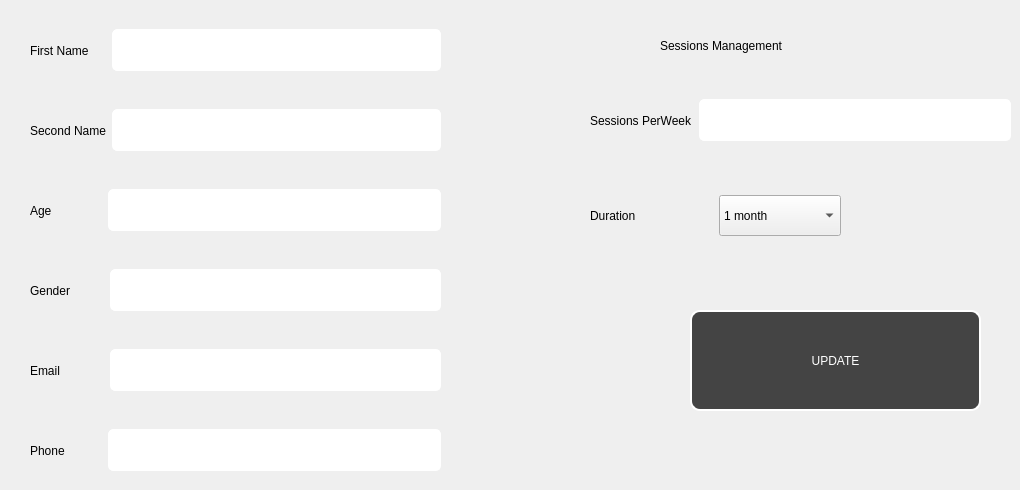
      <widget class="QWidget" name="tab_9">
       <attribute name="title">
        <string>Change member information</string>
       </attribute>
       <widget class="QWidget" name="horizontalLayoutWidget_18">
        <property name="geometry">
         <rect>
          <x>30</x>
          <y>20</y>
          <width>411</width>
          <height>61</height>
         </rect>
        </property>
        <layout class="QHBoxLayout" name="horizontalLayout_19">
         <item>
          <widget class="QLabel" name="label_21">
           <property name="styleSheet">
            <string notr="true">font: 600 12pt &quot;Segoe UI&quot;;</string>
           </property>
           <property name="text">
            <string>First Name     </string>
           </property>
          </widget>
         </item>
         <item>
          <widget class="QLineEdit" name="lineEdit_20">
           <property name="styleSheet">
            <string notr="true">border:1px solid white;
border-radius:5px;
color:white;
height:40px;
padding-left:10px;
font: 700 14pt &quot;Segoe UI&quot;;</string>
           </property>
          </widget>
         </item>
        </layout>
       </widget>
       <widget class="QWidget" name="horizontalLayoutWidget_20">
        <property name="geometry">
         <rect>
          <x>30</x>
          <y>420</y>
          <width>411</width>
          <height>61</height>
         </rect>
        </property>
        <layout class="QHBoxLayout" name="horizontalLayout_21">
         <item>
          <widget class="QLabel" name="label_23">
           <property name="styleSheet">
            <string notr="true">font: 600 12pt &quot;Segoe UI&quot;;</string>
           </property>
           <property name="text">
            <string>Phone           </string>
           </property>
          </widget>
         </item>
         <item>
          <widget class="QLineEdit" name="lineEdit_22">
           <property name="styleSheet">
            <string notr="true">border:1px solid white;
border-radius:5px;
color:white;
height:40px;
padding-left:10px;
font: 700 14pt &quot;Segoe UI&quot;;</string>
           </property>
          </widget>
         </item>
        </layout>
       </widget>
       <widget class="QWidget" name="horizontalLayoutWidget_21">
        <property name="geometry">
         <rect>
          <x>30</x>
          <y>340</y>
          <width>411</width>
          <height>61</height>
         </rect>
        </property>
        <layout class="QHBoxLayout" name="horizontalLayout_22">
         <item>
          <widget class="QLabel" name="label_24">
           <property name="styleSheet">
            <string notr="true">font: 600 12pt &quot;Segoe UI&quot;;</string>
           </property>
           <property name="text">
            <string>Email             </string>
           </property>
          </widget>
         </item>
         <item>
          <widget class="QLineEdit" name="lineEdit_23">
           <property name="styleSheet">
            <string notr="true">border:1px solid white;
border-radius:5px;
color:white;
height:40px;
padding-left:10px;
font: 700 14pt &quot;Segoe UI&quot;;</string>
           </property>
           <property name="placeholderText">
            <string>Write it again</string>
           </property>
          </widget>
         </item>
        </layout>
       </widget>
       <widget class="QWidget" name="horizontalLayoutWidget_22">
        <property name="geometry">
         <rect>
          <x>30</x>
          <y>260</y>
          <width>411</width>
          <height>61</height>
         </rect>
        </property>
        <layout class="QHBoxLayout" name="horizontalLayout_23">
         <item>
          <widget class="QLabel" name="label_25">
           <property name="styleSheet">
            <string notr="true">font: 600 12pt &quot;Segoe UI&quot;;
</string>
           </property>
           <property name="text">
            <string>Gender          </string>
           </property>
          </widget>
         </item>
         <item>
          <widget class="QLineEdit" name="lineEdit_24">
           <property name="styleSheet">
            <string notr="true">border:1px solid white;
border-radius:5px;
color:white;
height:40px;
padding-left:10px;
font: 700 14pt &quot;Segoe UI&quot;;</string>
           </property>
           <property name="placeholderText">
            <string>Write it again</string>
           </property>
          </widget>
         </item>
        </layout>
       </widget>
       <widget class="QWidget" name="horizontalLayoutWidget_23">
        <property name="geometry">
         <rect>
          <x>30</x>
          <y>180</y>
          <width>411</width>
          <height>61</height>
         </rect>
        </property>
        <layout class="QHBoxLayout" name="horizontalLayout_24">
         <item>
          <widget class="QLabel" name="label_26">
           <property name="styleSheet">
            <string notr="true">font: 600 12pt &quot;Segoe UI&quot;;</string>
           </property>
           <property name="text">
            <string>Age               </string>
           </property>
          </widget>
         </item>
         <item>
          <widget class="QLineEdit" name="lineEdit_25">
           <property name="styleSheet">
            <string notr="true">border:1px solid white;
border-radius:5px;
color:white;
height:40px;
padding-left:10px;
font: 700 14pt &quot;Segoe UI&quot;;</string>
           </property>
          </widget>
         </item>
        </layout>
       </widget>
       <widget class="QWidget" name="horizontalLayoutWidget_24">
        <property name="geometry">
         <rect>
          <x>30</x>
          <y>100</y>
          <width>411</width>
          <height>61</height>
         </rect>
        </property>
        <layout class="QHBoxLayout" name="horizontalLayout_25">
         <item>
          <widget class="QLabel" name="label_27">
           <property name="styleSheet">
            <string notr="true">font: 600 12pt &quot;Segoe UI&quot;;</string>
           </property>
           <property name="text">
            <string>Second Name</string>
           </property>
          </widget>
         </item>
         <item>
          <widget class="QLineEdit" name="lineEdit_26">
           <property name="styleSheet">
            <string notr="true">border:1px solid white;
border-radius:5px;
color:white;
height:40px;
padding-left:10px;
font: 700 14pt &quot;Segoe UI&quot;;</string>
           </property>
          </widget>
         </item>
        </layout>
       </widget>
       <widget class="QLabel" name="label_22">
        <property name="geometry">
         <rect>
          <x>660</x>
          <y>10</y>
          <width>321</width>
          <height>71</height>
         </rect>
        </property>
        <property name="text">
         <string>Sessions Management</string>
        </property>
       </widget>
       <widget class="QWidget" name="horizontalLayoutWidget_19">
        <property name="geometry">
         <rect>
          <x>590</x>
          <y>90</y>
          <width>421</width>
          <height>61</height>
         </rect>
        </property>
        <layout class="QHBoxLayout" name="horizontalLayout_20">
         <item>
          <widget class="QLabel" name="label_28">
           <property name="styleSheet">
            <string notr="true">font: 600 12pt &quot;Segoe UI&quot;;</string>
           </property>
           <property name="text">
            <string>Sessions PerWeek</string>
           </property>
          </widget>
         </item>
         <item>
          <widget class="QLineEdit" name="lineEdit_21">
           <property name="styleSheet">
            <string notr="true">border:1px solid white;
border-radius:5px;
color:white;
height:40px;
padding-left:10px;
font: 700 14pt &quot;Segoe UI&quot;;</string>
           </property>
           <property name="text">
            <string/>
           </property>
           <property name="placeholderText">
            <string>Write it again</string>
           </property>
          </widget>
         </item>
        </layout>
       </widget>
       <widget class="QPushButton" name="pushButton_10">
        <property name="geometry">
         <rect>
          <x>690</x>
          <y>310</y>
          <width>291</width>
          <height>101</height>
         </rect>
        </property>
        <property name="cursor">
         <cursorShape>PointingHandCursor</cursorShape>
        </property>
        <property name="styleSheet">
         <string notr="true">border-radius:10px;
border:2px solid white;
color:white;
background-color: rgb(68, 68, 68);
font: 700 16pt &quot;Segoe UI&quot;;</string>
        </property>
        <property name="text">
         <string>UPDATE</string>
        </property>
       </widget>
       <widget class="QWidget" name="horizontalLayoutWidget_10">
        <property name="geometry">
         <rect>
          <x>590</x>
          <y>190</y>
          <width>251</width>
          <height>51</height>
         </rect>
        </property>
        <layout class="QHBoxLayout" name="horizontalLayout_11">
         <item>
          <widget class="QLabel" name="label_12">
           <property name="styleSheet">
            <string notr="true">font: 600 12pt &quot;Segoe UI&quot;;</string>
           </property>
           <property name="text">
            <string>Duration  </string>
           </property>
          </widget>
         </item>
         <item>
          <widget class="QComboBox" name="comboBox_7">
           <property name="styleSheet">
            <string notr="true">height:35px;
font: 350 11pt &quot;Segoe UI&quot;;
</string>
           </property>
           <item>
            <property name="text">
             <string>1 month</string>
            </property>
           </item>
           <item>
            <property name="text">
             <string>3 months</string>
            </property>
           </item>
           <item>
            <property name="text">
             <string>6 months</string>
            </property>
           </item>
           <item>
            <property name="text">
             <string>1 year</string>
            </property>
           </item>
          </widget>
         </item>
        </layout>
       </widget>
      </widget>
